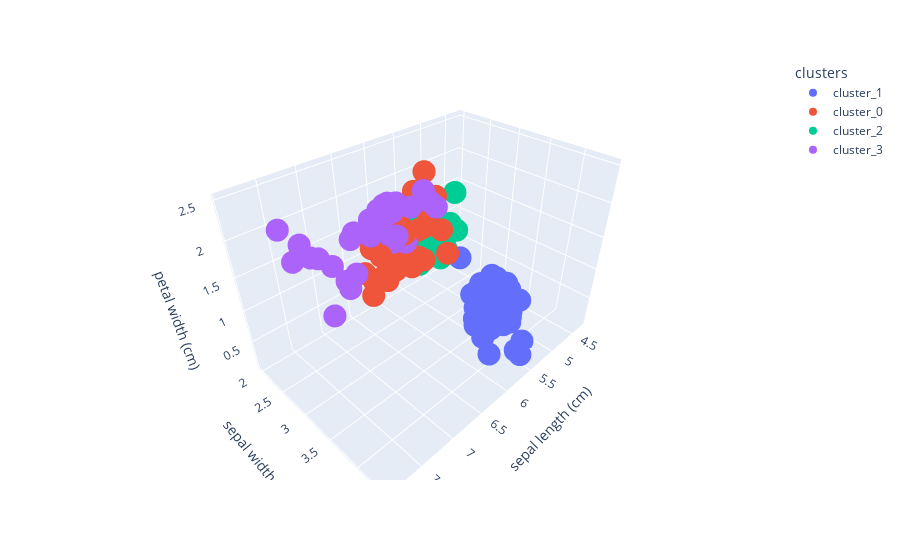

Notebook code for this chart:
### Code cell
# 3d visual of the clusters


px.scatter_3d(data_frame=final_data, x='sepal length (cm)', y='sepal width (cm)', z ='petal width (cm)',
              color='clusters')

### Figure 1 — Plotly figure (JSON) as saved in the notebook; plotly's stock layout.template omitted (floating-point values rounded to 4 significant figures)
{"data": [{"hovertemplate": "clusters=cluster_1<br>sepal length (cm)=%{x}<br>sepal width (cm)=%{y}<br>petal width (cm)=%{z}<extra></extra>", "legendgroup": "cluster_1", "marker": {"color": "#636efa", "symbol": "circle"}, "mode": "markers", "name": "cluster_1", "scene": "scene", "showlegend": true, "type": "scatter3d", "x": [5.1, 4.9, 4.7, 4.6, 5.0, 5.4, 4.6, 5.0, 4.4, 4.9, 5.4, 4.8, 4.8, 4.3, 5.8, 5.7, 5.4, 5.1, 5.7, 5.1, 5.4, 5.1, 4.6, 5.1, 4.8, 5.0, 5.0, 5.2, 5.2, 4.7, 4.8, 5.4, 5.2, 5.5, 4.9, 5.0, 5.5, 4.9, 4.4, 5.1, 5.0, 4.5, 4.4, 5.0, 5.1, 4.8, 5.1, 4.6, 5.3, 5.0], "y": [3.5, 3.0, 3.2, 3.1, 3.6, 3.9, 3.4, 3.4, 2.9, 3.1, 3.7, 3.4, 3.0, 3.0, 4.0, 4.4, 3.9, 3.5, 3.8, 3.8, 3.4, 3.7, 3.6, 3.3, 3.4, 3.0, 3.4, 3.5, 3.4, 3.2, 3.1, 3.4, 4.1, 4.2, 3.1, 3.2, 3.5, 3.6, 3.0, 3.4, 3.5, 2.3, 3.2, 3.5, 3.8, 3.0, 3.8, 3.2, 3.7, 3.3], "z": [0.2, 0.2, 0.2, 0.2, 0.2, 0.4, 0.3, 0.2, 0.2, 0.1, 0.2, 0.2, 0.1, 0.1, 0.2, 0.4, 0.4, 0.3, 0.3, 0.3, 0.2, 0.4, 0.2, 0.5, 0.2, 0.2, 0.4, 0.2, 0.2, 0.2, 0.2, 0.4, 0.1, 0.2, 0.2, 0.2, 0.2, 0.1, 0.2, 0.2, 0.3, 0.3, 0.2, 0.6, 0.4, 0.3, 0.2, 0.2, 0.2, 0.2]}, {"hovertemplate": "clusters=cluster_0<br>sepal length (cm)=%{x}<br>sepal width (cm)=%{y}<br>petal width (cm)=%{z}<extra></extra>", "legendgroup": "cluster_0", "marker": {"color": "#EF553B", "symbol": "circle"}, "mode": "markers", "name": "cluster_0", "scene": "scene", "showlegend": true, "type": "scatter3d", "x": [7.0, 6.4, 6.9, 6.5, 6.3, 6.6, 6.1, 6.7, 6.2, 5.9, 6.3, 6.1, 6.4, 6.6, 6.8, 6.7, 6.0, 6.0, 6.0, 6.7, 6.3, 6.1, 6.2, 5.8, 6.5, 6.4, 5.7, 5.8, 6.0, 5.6, 6.3, 6.2, 6.1, 6.3, 6.1, 6.0, 5.8, 6.3, 6.5, 5.9], "y": [3.2, 3.2, 3.1, 2.8, 3.3, 2.9, 2.9, 3.1, 2.2, 3.2, 2.5, 2.8, 2.9, 3.0, 2.8, 3.0, 2.9, 2.7, 3.4, 3.1, 2.3, 3.0, 2.9, 2.7, 3.2, 2.7, 2.5, 2.8, 2.2, 2.8, 2.7, 2.8, 3.0, 2.8, 2.6, 3.0, 2.7, 2.5, 3.0, 3.0], "z": [1.4, 1.5, 1.5, 1.5, 1.6, 1.3, 1.4, 1.4, 1.5, 1.8, 1.5, 1.2, 1.3, 1.4, 1.4, 1.7, 1.5, 1.6, 1.6, 1.5, 1.3, 1.4, 1.3, 1.9, 2.0, 1.9, 2.0, 2.4, 1.5, 2.0, 1.8, 1.8, 1.8, 1.5, 1.4, 1.8, 1.9, 1.9, 2.0, 1.8]}, {"hovertemplate": "clusters=cluster_2<br>sepal length (cm)=%{x}<br>sepal width (cm)=%{y}<br>petal width (cm)=%{z}<extra></extra>", "legendgroup": "cluster_2", "marker": {"color": "#00cc96", "symbol": "circle"}, "mode": "markers", "name": "cluster_2", "scene": "scene", "showlegend": true, "type": "scatter3d", "x": [5.5, 5.7, 4.9, 5.2, 5.0, 5.9, 6.0, 5.6, 5.6, 5.8, 5.6, 6.1, 5.7, 5.5, 5.5, 5.8, 5.4, 5.6, 5.5, 5.5, 5.8, 5.0, 5.6, 5.7, 5.7, 5.1, 5.7, 4.9], "y": [2.3, 2.8, 2.4, 2.7, 2.0, 3.0, 2.2, 2.9, 3.0, 2.7, 2.5, 2.8, 2.6, 2.4, 2.4, 2.7, 3.0, 3.0, 2.5, 2.6, 2.6, 2.3, 2.7, 3.0, 2.9, 2.5, 2.8, 2.5], "z": [1.3, 1.3, 1.0, 1.4, 1.0, 1.5, 1.0, 1.3, 1.5, 1.0, 1.1, 1.3, 1.0, 1.1, 1.0, 1.2, 1.5, 1.3, 1.3, 1.2, 1.2, 1.0, 1.3, 1.2, 1.3, 1.1, 1.3, 1.7]}, {"hovertemplate": "clusters=cluster_3<br>sepal length (cm)=%{x}<br>sepal width (cm)=%{y}<br>petal width (cm)=%{z}<extra></extra>", "legendgroup": "cluster_3", "marker": {"color": "#ab63fa", "symbol": "circle"}, "mode": "markers", "name": "cluster_3", "scene": "scene", "showlegend": true, "type": "scatter3d", "x": [6.3, 7.1, 6.3, 6.5, 7.6, 7.3, 6.7, 7.2, 6.8, 6.4, 6.5, 7.7, 7.7, 6.9, 7.7, 6.7, 7.2, 6.4, 7.2, 7.4, 7.9, 6.4, 7.7, 6.3, 6.4, 6.9, 6.7, 6.9, 6.8, 6.7, 6.7, 6.2], "y": [3.3, 3.0, 2.9, 3.0, 3.0, 2.9, 2.5, 3.6, 3.0, 3.2, 3.0, 3.8, 2.6, 3.2, 2.8, 3.3, 3.2, 2.8, 3.0, 2.8, 3.8, 2.8, 3.0, 3.4, 3.1, 3.1, 3.1, 3.1, 3.2, 3.3, 3.0, 3.4], "z": [2.5, 2.1, 1.8, 2.2, 2.1, 1.8, 1.8, 2.5, 2.1, 2.3, 1.8, 2.2, 2.3, 2.3, 2.0, 2.1, 1.8, 2.1, 1.6, 1.9, 2.0, 2.2, 2.3, 2.4, 1.8, 2.1, 2.4, 2.3, 2.3, 2.5, 2.3, 2.3]}], "layout": {"legend": {"title": {"text": "clusters"}, "tracegroupgap": 0}, "margin": {"t": 60}, "scene": {"domain": {"x": [0, 1], "y": [0, 1]}, "xaxis": {"title": {"text": "sepal length (cm)"}}, "yaxis": {"title": {"text": "sepal width (cm)"}}, "zaxis": {"title": {"text": "petal width (cm)"}}}}}
